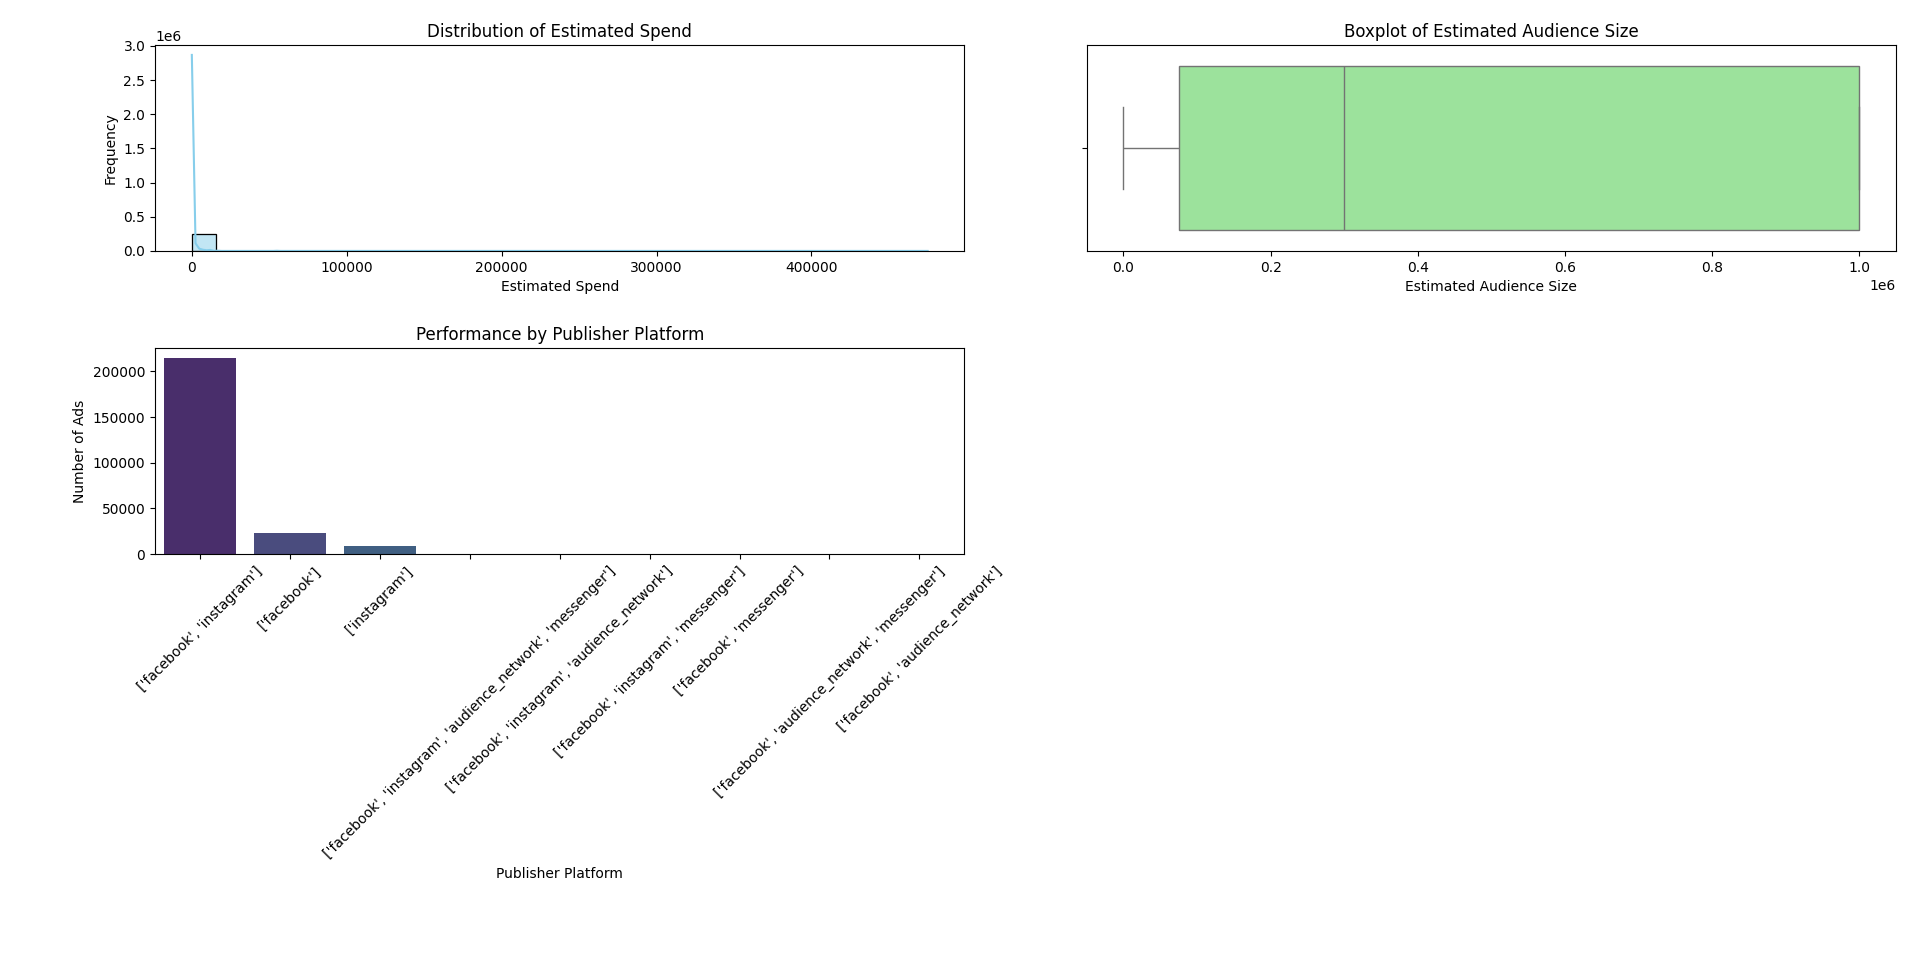

Generate this figure with Python:
import pandas as pd
import matplotlib.pyplot as plt
import seaborn as sns

dataset = pd.read_csv('C:/Users/Arshunnu Bare/Desktop/SEM4/period/2024_fb_ads_president_scored_anon.csv')


plt.figure(figsize=(12, 8))

plt.subplot(2, 2, 1)
sns.histplot(dataset['estimated_spend'], kde=True, color='skyblue', bins=30)
plt.title('Distribution of Estimated Spend')
plt.xlabel('Estimated Spend')
plt.ylabel('Frequency')

plt.subplot(2, 2, 2)
sns.boxplot(x=dataset['estimated_audience_size'], color='lightgreen')
plt.title('Boxplot of Estimated Audience Size')
plt.xlabel('Estimated Audience Size')

plt.subplot(2, 2, 3)
platforms_count = dataset['publisher_platforms'].value_counts()
sns.barplot(x=platforms_count.index, y=platforms_count.values, palette='viridis')
plt.title('Performance by Publisher Platform')
plt.xlabel('Publisher Platform')
plt.ylabel('Number of Ads')
plt.xticks(rotation=45)


plt.tight_layout()
plt.show()
